Frame 1 (no input): blank canvas, image omitted
Frame 60 (no input): blank canvas, image omitted
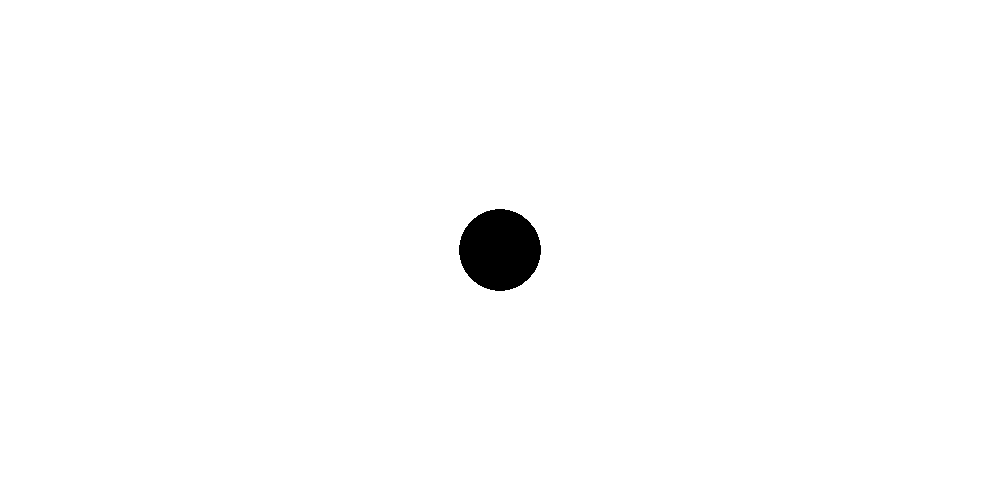
Frame 120 (the mouse pressed at the canvas centre since frame 60)

The p5.js sketch whose frames 1 and 60 were blank and that drew this single picture after the mouse press (run headless with seeded random() and noise() and a simulated clock; from frame 60 on, the mouse is pressed at the canvas centre):

// p5.js sketch
// ── sketch.js
function setup() {
    createCanvas(1000, 500);
    background(255);
}
  
  function draw() {
      if(mouseIsPressed) {
          ellipse(mouseX, mouseY, 80,80);
          fill(0);
      }
}

function rectangle() {
    stroke(0);
    rect(mouseX, mouseY,50,50);
}
